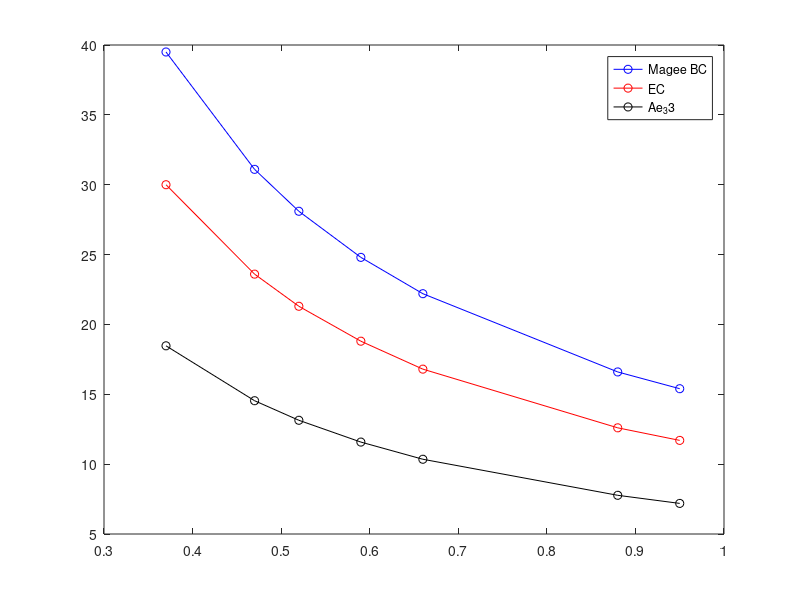

The MATLAB script that drew this image: (Note: this script raises an error after producing the figure.)
% Aetheometer mass absorption cross-sections


spec_attn.Magee.nm = [370,470,520,590,660,880,950];
spec_attn.Magee.sigma = [39.5, 31.1, 28.1, 24.8, 22.2, 16.6, 15.4];
spec_attn.Magee.P = polyfit(log(spec_attn.Magee.nm./1000), log(spec_attn.Magee.sigma), 1);P.Magee = spec_attn.Magee.P;

spec_attn.EC.nm = [370,470,520,590,660,880,950];
spec_attn.EC.sigma = [30,23.6,21.3,18.8, 16.8, 12.6, 11.7];
spec_attn.EC.P = polyfit(log(spec_attn.EC.nm./1000), log(spec_attn.EC.sigma), 1);P.EC = spec_attn.EC.P ;

%From Aeth33 manual

spec_attn.Aeth33.nm = [370,470,520,590,660,880,950];
spec_attn.Aeth33.sigma = [18.47, 14.54, 13.14, 11.58, 10.35, 7.77, 7.19];
spec_attn.Aeth33.P = polyfit(log(spec_attn.Aeth33.nm./1000), log(spec_attn.Aeth33.sigma), 1);P.Ae33 = spec_attn.Aeth33.P;
P


figure; 
plot(spec_attn.Magee.nm/1000, spec_attn.Magee.sigma, 'bo-', ...
   spec_attn.EC.nm/1000, spec_attn.EC.sigma, 'ro-', ...
   spec_attn.Aeth33.nm/1000, spec_attn.Aeth33.sigma, 'ko-');
legend('Magee BC','EC','Ae_33')
aeth = ARM_nc_display;


%this shows that optical attenuation is a good sign of spot change
figure; plot(serial2doys(aeth.time), aeth.vdata.optical_attenuation(3,:),'x')

%this computes transmittance from the raw quantities (but normalized to the
% max value found after the spot change (that's the 1./0.5313)
figure; plot(serial2doys(aeth.time), (1./.5313)*(aeth.vdata.sample_intensity(3,:)-aeth.vdata.sample_dark(3,:))./(aeth.vdata.reference_intensity(3,:)-aeth.vdata.reference_dark(3,:)),'o')
Tr = (1./.5313)*(aeth.vdata.sample_intensity(3,:)-aeth.vdata.sample_dark(3,:))./(aeth.vdata.reference_intensity(3,:)-aeth.vdata.reference_dark(3,:));
% 
OD = -100.*log(Tr);

figure; plot(serial2doys(aeth.time), OD,'r*')
% This matches the plot of OD from the file, so we understand how to derive
% it ourselves and our transmittance must be OK too.   
